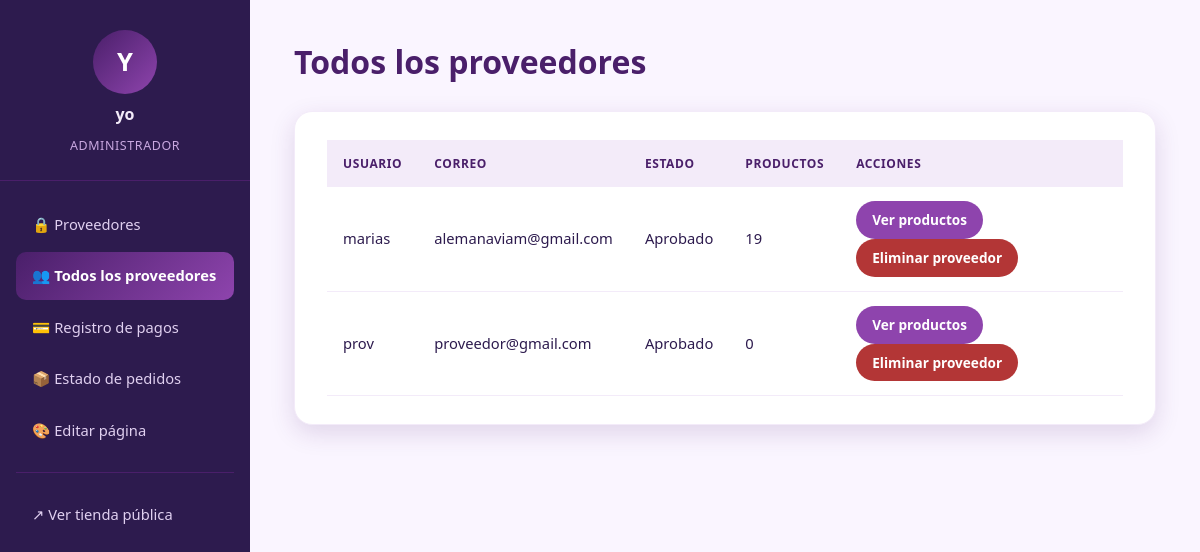
/adm/proveedores/lista/ (signed in), run on the app's committed database.
### usuarios/models.py (models this page shows, shortened)
class Perfil(models.Model):
    ROLES = [
        ('ADMIN', 'Administrador de la Plataforma'),
        ('PROVEEDOR', 'Proveedor de Herramientas'),
        ('CLIENTE', 'Cliente Final'),
    ]
    usuario = models.OneToOneField(User, on_delete=models.CASCADE, related_name='perfil')
    rol = models.CharField(max_length=15, choices=ROLES, default='CLIENTE')
    telefono = models.CharField(max_length=20, blank=True, null=True)
    direccion = models.CharField(max_length=255, blank=True, null=True)
    ciudad = models.CharField(max_length=100, blank=True, null=True)
    aprobado = models.BooleanField(default=True)

### administracion/views.py (the view)
# urls.py: path('proveedores/lista/', views.lista_proveedores, name='lista_proveedores'),
@admin_required
def lista_proveedores(request):
    Perfil = apps.get_model("usuarios", "Perfil")
    Producto = apps.get_model("inventario", "Producto")
    proveedores = (
        Perfil.objects
        .filter(rol='PROVEEDOR')
        .select_related('usuario')
        .order_by('usuario__username')
    )
    for perfil in proveedores:
        perfil.total_productos = Producto.objects.filter(proveedor=perfil.usuario).count()
    return render(request, 'administracion/lista_proveedores.html', {
        'proveedores': proveedores,
        'active': 'lista_proveedores',
    })

### administracion/templates/administracion/lista_proveedores.html (shortened to what this page needs)
{% extends 'administracion/base_admin.html' %}
{% block contenido %}
    <h1>Todos los proveedores</h1>
    <section class="admin-card">
        {% if proveedores %}
            <table class="admin-table">
                <thead>
                    <tr>
                        <th>Usuario</th>
                        <th>Correo</th>
                        <th>Estado</th>
                        <th>Productos</th>
                        <th>Acciones</th>
                    </tr>
                </thead>
                <tbody>
                {% for perfil in proveedores %}
                    <tr>
                        <td>{{ perfil.usuario.username }}</td>
                        <td>{{ perfil.usuario.email }}</td>
                        <td>
                            {% if perfil.aprobado %}
                                <span class="badge-ok">Aprobado</span>
                            {% else %}
                                <span class="badge-pend">Pendiente</span>
                            {% endif %}
                        </td>
                        <td>{{ perfil.total_productos }}</td>
                        <td>
                            <a href="{% url 'administracion:productos_proveedor' perfil_id=perfil.id %}" class="btn btn-approve">Ver productos</a>
                            <a href="{% url 'administracion:eliminar_proveedor' perfil_id=perfil.id %}" class="btn btn-reject"
                               onclick="return confirm('¿Eliminar la cuenta de {{ perfil.usuario.username }}? Esto también borrará TODOS sus productos permanentemente.');">
                                Eliminar proveedor
                            </a>
                        </td>
                    </tr>
                {% endfor %}
                </tbody>
            </table>
        {% else %}
            <p>Aún no hay proveedores registrados.</p>
        {% endif %}
    </section>
{% endblock %}

### administracion/templates/administracion/base_admin.html (shortened to what this page needs)
{% load static %}
<!DOCTYPE html>
<html lang="es">
<head>
    <link rel="stylesheet" href="{% static 'dash.css' %}">
    <link rel="stylesheet" href="{% static 'base.css' %}">
</head>
<body>
<div class="admin-layout">
    <aside class="admin-sidebar">
        <div class="admin-profile">
            <div class="avatar-circle">{{ request.user.username|first|upper }}</div>
            <p class="admin-name">{{ request.user.username }}</p>
            <p class="admin-role">Administrador</p>
        </div>
        <nav class="admin-nav">
            <a href="{% url 'administracion:dashboard' %}" class="{% if active == 'proveedores' %}active{% endif %}">🔒 Proveedores</a>
            <a href="{% url 'administracion:lista_proveedores' %}" class="{% if active == 'lista_proveedores' %}active{% endif %}">👥 Todos los proveedores</a>
            <a href="{% url 'administracion:pagos' %}" class="{% if active == 'pagos' %}active{% endif %}">💳 Registro de pagos</a>
            <a href="{% url 'administracion:pedidos' %}" class="{% if active == 'pedidos' %}active{% endif %}">📦 Estado de pedidos</a>
            <a href="{% url 'administracion:gestion_diseno' %}" class="{% if active == 'diseno' %}active{% endif %}">🎨 Editar página</a>
            <hr>
            <a href="{% url 'usuarios:tienda_home' %}" target="_blank" rel="noopener">↗ Ver tienda pública</a>
        </nav>
    </aside>
    <main class="admin-main">
        {% block contenido %}{% endblock %}
    </main>
</div>
</body>
</html>

### administracion/static/dash.css (style rules this page uses)
:root { --purple-900: #2d1b4e; --purple-800: #4a1f6a; --purple-700: #6c3b8c; --purple-600: #8e44ad; --purple-500: #9b59b6; --purple-400: #b38cd9; --purple-300: #c9a8e0; --purple-200: #e0d0f0; --purple-100: #f3ebf9; --purple-50: #faf5ff; --gradient-hero: linear-gradient(135deg, #4a1f6a, #8e44ad); --shadow: 0 8px 24px rgba(75, 30, 110, 0.15); --radius: 18px; --success: #27ae60; --success-hover: #219150; --font-family: system-ui, -apple-system, BlinkMacSystemFont, 'Segoe UI', Roboto, Oxygen, Ubuntu, Cantarell, sans-serif; }
*, *::before, *::after { box-sizing: border-box; margin: 0; padding: 0; }
body { font-family: var(--font-family); background-color: var(--purple-50); color: var(--purple-900); line-height: 1.6; min-height: 100vh; }
.admin-card { background: white; border-radius: var(--radius); padding: 2rem; box-shadow: var(--shadow); border: 1px solid var(--purple-100); margin-bottom: 2rem; }
.btn { display: inline-flex; align-items: center; text-decoration: none; font-weight: 600; font-size: 0.9rem; padding: 0.6rem 1.2rem; border-radius: calc(var(--radius) - 8px); transition: all 0.2s ease; cursor: pointer; }
.btn-approve { background-color: var(--success); color: white; margin-left: 0; }
.btn-reject { background: #b33636; color: #fff; }

### administracion/static/base.css (style rules this page uses)
:root { --purple-900: #2d1b4e; --purple-800: #4a1f6a; --purple-700: #6c3b8c; --purple-600: #8e44ad; --purple-500: #9b59b6; --purple-400: #b38cd9; --purple-300: #c9a8e0; --purple-200: #e0d0f0; --purple-100: #f3ebf9; --purple-50: #faf5ff; --gradient-hero: linear-gradient(135deg, #4a1f6a, #8e44ad); --shadow: 0 8px 24px rgba(75, 30, 110, 0.15); --radius: 18px; }
* { box-sizing: border-box; margin: 0; padding: 0; font-family: 'Segoe UI', Tahoma, Geneva, Verdana, sans-serif; }
body { background: var(--purple-50); color: var(--purple-900); min-height: 100vh; }
.admin-layout { display: flex; min-height: 100vh; }
.admin-sidebar { width: 250px; flex-shrink: 0; background: var(--purple-900); color: var(--purple-100); display: flex; flex-direction: column; padding: 30px 0; }
.admin-profile { display: flex; flex-direction: column; align-items: center; gap: 8px; padding-bottom: 24px; margin-bottom: 20px; border-bottom: 1px solid var(--purple-800); }
.avatar-circle { width: 64px; height: 64px; border-radius: 50%; background: var(--gradient-hero); display: flex; align-items: center; justify-content: center; font-size: 1.6rem; font-weight: 700; color: white; }
.admin-name { font-weight: 700; font-size: 1rem; }
.admin-role { font-size: 0.78rem; color: var(--purple-300); text-transform: uppercase; letter-spacing: 0.6px; }
.admin-nav { display: flex; flex-direction: column; gap: 4px; padding: 0 16px; }
.admin-nav a { display: flex; align-items: center; gap: 10px; padding: 12px 16px; border-radius: 10px; color: var(--purple-200); text-decoration: none; font-size: 0.92rem; font-weight: 500; transition: background 0.2s ease, color 0.2s ease; }
.admin-nav a.active { background: var(--gradient-hero); color: white; font-weight: 700; }
.admin-nav hr { border: none; border-top: 1px solid var(--purple-800); margin: 14px 0; }
.admin-main { flex: 1; padding: 36px 44px; }
.admin-main h1 { color: var(--purple-800); margin-bottom: 24px; }
.admin-card { background: white; border-radius: var(--radius); box-shadow: var(--shadow); padding: 28px 32px; }
table.admin-table { width: 100%; border-collapse: collapse; text-align: left; }
table.admin-table th { background: var(--purple-100); color: var(--purple-800); padding: 14px 16px; font-size: 12px; text-transform: uppercase; letter-spacing: 0.6px; }
table.admin-table td { padding: 14px 16px; border-bottom: 1px solid var(--purple-100); font-size: 0.92rem; }
.btn { display: inline-block; padding: 8px 16px; border-radius: 20px; font-weight: 600; font-size: 0.85rem; text-decoration: none; cursor: pointer; border: none; }
.btn-approve { background: var(--purple-600); color: white; }
.btn-reject { background: #b33636; color: white; }

### data on the page
Perfil: usuario.username "marias", usuario.email "alemanaviam@gmail.com", aprobado "Aprobado", total_productos "19"
Perfil: usuario.username "prov", usuario.email "proveedor@gmail.com", aprobado "Aprobado", total_productos "0"

### other printed values
{{ request.user.username|first|upper }} "Y"
{{ request.user.username }} "yo"
